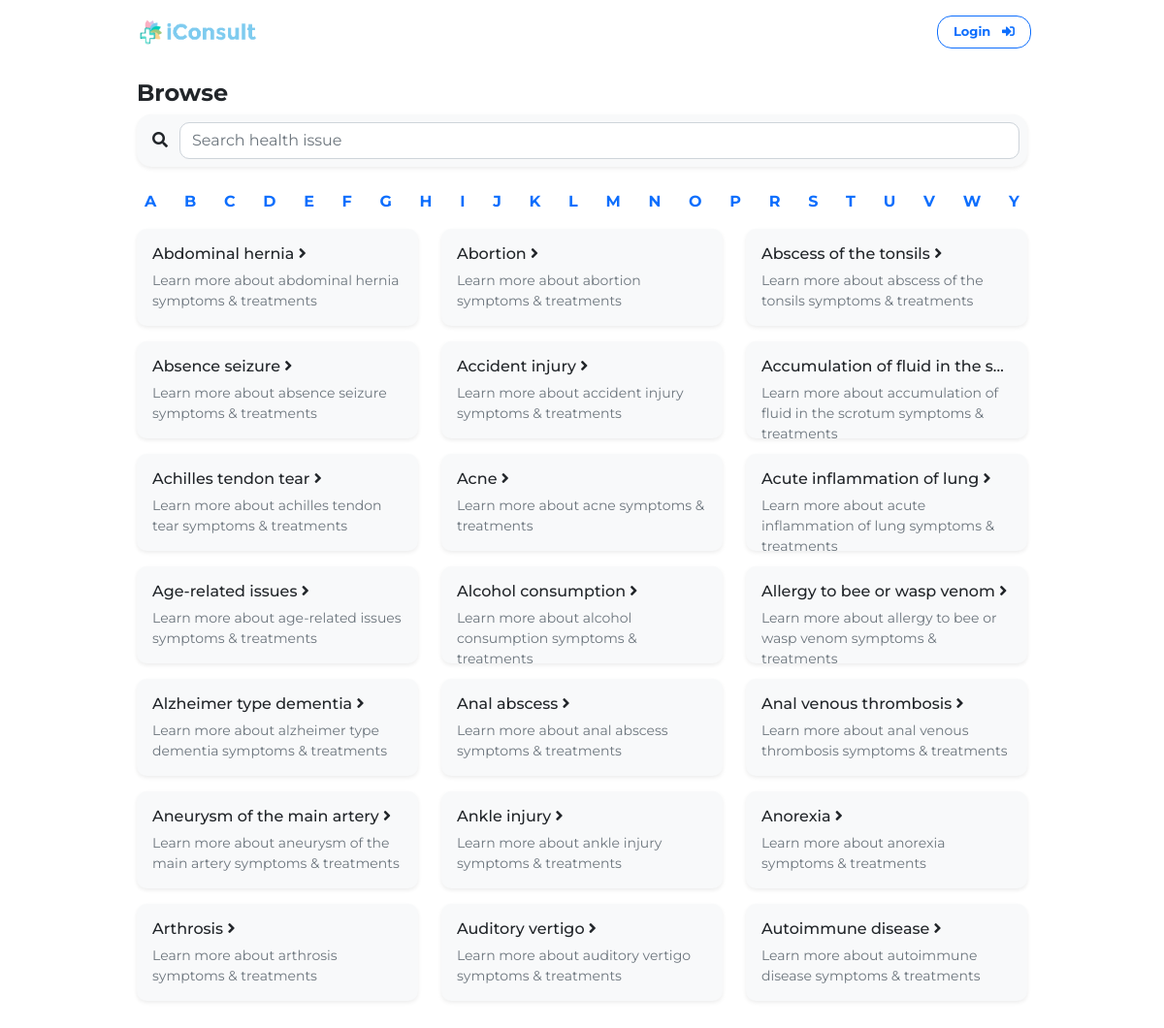
Screenshot of /browse.php with the database file from the repository.
### tables this page shows
CREATE TABLE `issues` (
  `id` int(11) NOT NULL,
  `name` varchar(100) NOT NULL,
  `isdisplayed` int(11) NOT NULL
);

### browse.php (the view, shortened to what this page needs)
<?php
include('php/db_config.php');
?>
<!DOCTYPE html>
<html lang="en">
<head>
    <link rel="stylesheet" href="https://cdnjs.cloudflare.com/ajax/libs/animate.css/4.1.1/animate.min.css" />
    <link href="https://cdn.jsdelivr.net/npm/bootstrap@5.0.0/dist/css/bootstrap.min.css" rel="stylesheet" />
    <link href="https://cdnjs.cloudflare.com/ajax/libs/font-awesome/5.15.1/css/all.min.css" rel="stylesheet" />
    <link rel="stylesheet" href="css/style.css" />
    <link href="https://unpkg.com/aos@2.3.1/dist/aos.css" rel="stylesheet">
</head>
<body>
    <div class="bg-white py-3 ">
        <div class="container">
            <div class="d-flex justify-content-between align-items-center">
                <div class=""><a href="index.php"> <img src="assets/images/logo.PNG?" alt="" height="30" /></a>
                </div>
                <div class="d-flex align-items-center">
                    <div class="fw-bold text-primary">
                        <a href="login.php" class=" text-decoration-none btn btn-outline-primary smallTxt fw-bold round-1 px-3">
                            <?php
                            if (isset($_SESSION['userType'])) {
                                echo  $_SESSION['user']['firstName'] . " " . $_SESSION['user']['lastName'] . ' <i class="ms-2 fas fa-user-circle"></i>';
                            } else echo 'Login <i class="fas fa-sign-in-alt ms-2"></i>';
                            ?>
                        </a>
                    </div>
                </div>
            </div>
        </div>
    </div>
    <div class="container p-0">
        <div class="p-3">
            <div class="h4 fw-bolder">Browse</div>
            <div class=" p-2 round-1 bg-light text-dark shadow-sm mb-4 d-flex align-items-center">
                <div class="mx-2">
                    <i class="fas fa-search"></i>
                </div>
                <div class="ms-1 w-100">
                    <input type="text" class="form-control round-2" placeholder="Search health issue" onkeyup="search($(this).val())">
                </div>
            </div>
            <div class="d-flex justify-content-between flex-wrap mb-3">
                <?php
                $str = "A";
                while ($str != "AA") {
                    if ($str == "Q" || $str == "X" || $str == "Z") {
                    } else {
                        echo "<a href='?keyword=" . $str . "' class='mx-2 text-decoration-none fw-bold'>" . $str . "</a>";
                    }
                    $str++;
                }
                ?>
            </div>
            <div id="main">
                <div class=" row " id="query">
                    <?php
                    if (isset($_GET['keyword'])) {
                        $key = $_GET['keyword'];
                    } else $key = "A";
                    $sql = "SELECT * FROM issues WHERE isdisplayed = 0 AND name LIKE '" . $key . "%' ORDER BY name";
                    $result = mysqli_query($conn, $sql);
                    if ($result->num_rows > 0) {
                        while ($row = $result->fetch_assoc()) {
                            echo '<div class="col-md-4 "><div class=" bg-light round-2 p-3 mb-3 issues shadow-sm" style="height: 100px" onclick="window.location.href=\'view.php?id=' . $row['id'] . '\'" >';
                            echo "<div class='h6 text-truncate'>" . $row['name'] . " <i class='fas fa-angle-right'></i></div><div class='form-text'>Learn more about <span class='text-lowercase'>" . $row['name'] . "</span> symptoms & treatments</div></div></div>";
                        }
                    }
                    ?>
                </div>
            </div>
        </div>
    </div>
</body>
</html>

### css/style.css (style rules this page uses)
body { font-family: "Montserrat", sans-serif; }
.round-1 { border-radius: 15px; }
.round-2 { border-radius: 10px; }
.smallTxt { font-size: 13px; }

### browse.php (style rules this page uses)
.container { max-width: 950px; }

### rows the page displays
issues: name "Abdominal hernia", name "abdominal hernia"
issues: name "Abortion", name "abortion"
issues: name "Abscess of the tonsils", name "abscess of the tonsils"
issues: name "Absence seizure", name "absence seizure"
issues: name "Accident injury", name "accident injury"
issues: name "Accumulation of fluid in the s…", name "accumulation of fluid in the scrotum"
issues: name "Achilles tendon tear", name "achilles tendon tear"
issues: name "Acne", name "acne"
issues: name "Acute inflammation of lung", name "acute inflammation of lung"
issues: name "Age-related issues", name "age-related issues"
issues: name "Alcohol consumption", name "alcohol consumption"
issues: name "Allergy to bee or wasp venom", name "allergy to bee or wasp venom"
issues: name "Alzheimer type dementia", name "alzheimer type dementia"
issues: name "Anal abscess", name "anal abscess"
issues: name "Anal venous thrombosis", name "anal venous thrombosis"
issues: name "Aneurysm of the main artery", name "aneurysm of the main artery"
issues: name "Ankle injury", name "ankle injury"
issues: name "Anorexia", name "anorexia"
issues: name "Arthrosis", name "arthrosis"
issues: name "Auditory vertigo", name "auditory vertigo"
issues: name "Autoimmune disease", name "autoimmune disease"
